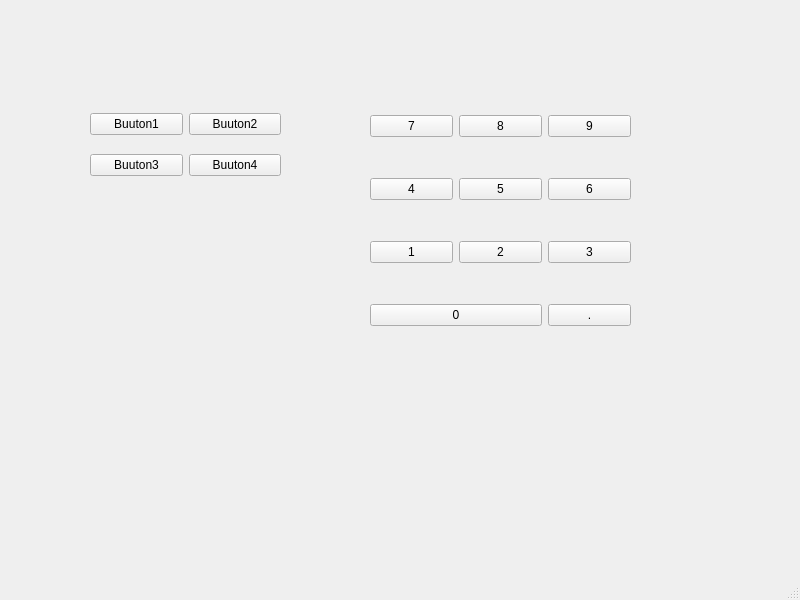
<?xml version="1.0" encoding="UTF-8"?>
<ui version="4.0">
 <class>MainWindow</class>
 <widget class="QMainWindow" name="MainWindow">
  <property name="geometry">
   <rect>
    <x>0</x>
    <y>0</y>
    <width>800</width>
    <height>600</height>
   </rect>
  </property>
  <property name="windowTitle">
   <string>MainWindow</string>
  </property>
  <widget class="QWidget" name="centralwidget">
   <widget class="QWidget" name="">
    <property name="geometry">
     <rect>
      <x>90</x>
      <y>100</y>
      <width>191</width>
      <height>91</height>
     </rect>
    </property>
    <layout class="QGridLayout" name="gridLayout">
     <item row="0" column="0">
      <widget class="QPushButton" name="pushButton">
       <property name="text">
        <string>Buuton1</string>
       </property>
      </widget>
     </item>
     <item row="0" column="1">
      <widget class="QPushButton" name="pushButton_2">
       <property name="text">
        <string>Buuton2</string>
       </property>
      </widget>
     </item>
     <item row="1" column="0">
      <widget class="QPushButton" name="pushButton_3">
       <property name="text">
        <string>Buuton3</string>
       </property>
      </widget>
     </item>
     <item row="1" column="1">
      <widget class="QPushButton" name="pushButton_4">
       <property name="text">
        <string>Buuton4</string>
       </property>
      </widget>
     </item>
    </layout>
   </widget>
   <widget class="QWidget" name="">
    <property name="geometry">
     <rect>
      <x>370</x>
      <y>80</y>
      <width>261</width>
      <height>281</height>
     </rect>
    </property>
    <layout class="QGridLayout" name="gridLayout_2">
     <item row="0" column="0">
      <widget class="QPushButton" name="pushButton_5">
       <property name="text">
        <string>7</string>
       </property>
      </widget>
     </item>
     <item row="0" column="1">
      <widget class="QPushButton" name="pushButton_6">
       <property name="text">
        <string>8</string>
       </property>
      </widget>
     </item>
     <item row="0" column="2">
      <widget class="QPushButton" name="pushButton_7">
       <property name="text">
        <string>9</string>
       </property>
      </widget>
     </item>
     <item row="1" column="0">
      <widget class="QPushButton" name="pushButton_8">
       <property name="text">
        <string>4</string>
       </property>
      </widget>
     </item>
     <item row="1" column="1">
      <widget class="QPushButton" name="pushButton_10">
       <property name="text">
        <string>5</string>
       </property>
      </widget>
     </item>
     <item row="1" column="2">
      <widget class="QPushButton" name="pushButton_9">
       <property name="text">
        <string>6</string>
       </property>
      </widget>
     </item>
     <item row="2" column="0">
      <widget class="QPushButton" name="pushButton_12">
       <property name="text">
        <string>1</string>
       </property>
      </widget>
     </item>
     <item row="2" column="1">
      <widget class="QPushButton" name="pushButton_13">
       <property name="text">
        <string>2</string>
       </property>
      </widget>
     </item>
     <item row="2" column="2">
      <widget class="QPushButton" name="pushButton_11">
       <property name="text">
        <string>3</string>
       </property>
      </widget>
     </item>
     <item row="3" column="0" colspan="2">
      <widget class="QPushButton" name="pushButton_14">
       <property name="text">
        <string>0</string>
       </property>
      </widget>
     </item>
     <item row="3" column="2">
      <widget class="QPushButton" name="pushButton_15">
       <property name="text">
        <string>.</string>
       </property>
      </widget>
     </item>
    </layout>
   </widget>
  </widget>
  <widget class="QMenuBar" name="menubar">
   <property name="geometry">
    <rect>
     <x>0</x>
     <y>0</y>
     <width>800</width>
     <height>22</height>
    </rect>
   </property>
  </widget>
  <widget class="QStatusBar" name="statusbar"/>
 </widget>
 <resources/>
 <connections/>
</ui>
